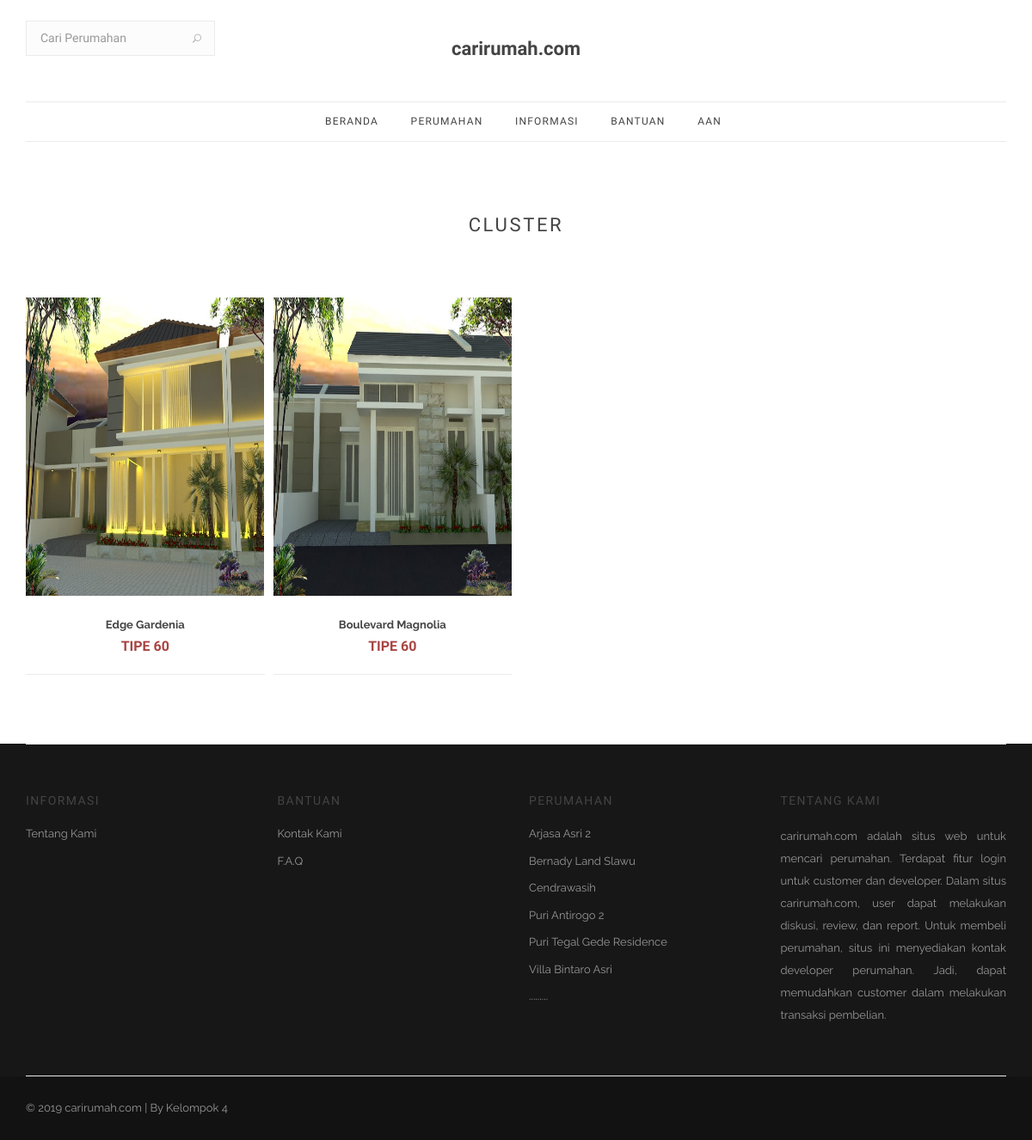
Screenshot of /home/index_customer.php?p=dashboard/dashboard_cus&KD_PERUM=5 (signed in) with the database file from the repository.
### tables this page shows
CREATE TABLE `cluster` (
  `KD_CLUSTER` int(11) NOT NULL,
  `KD_PERUM` int(11) NOT NULL,
  `NAMA_CLUSTER` varchar(200) DEFAULT NULL,
  `TIPE` int(11) DEFAULT NULL,
  `LUAS_TANAH` int(11) DEFAULT NULL,
  `STOK` int(11) DEFAULT NULL,
  `HARGA` bigint(20) DEFAULT NULL,
  `FASILITAS` varchar(200) DEFAULT NULL,
  `GAMBAR` varchar(200) DEFAULT NULL,
  `GAMBAR1` varchar(200) NOT NULL,
  `GAMBAR2` varchar(200) NOT NULL
);

CREATE TABLE `perum` (
  `KD_PERUM` int(11) NOT NULL,
  `KD_PT` int(11) NOT NULL,
  `NAMA_PERUM` varchar(200) DEFAULT NULL,
  `LOKASI` varchar(200) DEFAULT NULL,
  `GAMBAR_PERUM` varchar(200) DEFAULT NULL
);

### home/inc/navbar_customer.php (the view, shortened to what this page needs)
<header class="nav-type-1">
    <nav class="navbar navbar-static-top">
      <div class="navigation">
        <div class="container relative">
          <div class="row">
            <div class="header-wrap">
              <div class="header-wrap-holder">
                <div class="nav-search hidden-sm hidden-xs">
                  <form method="get" name="cari" action="index.php">
                    <input type="text" name="judul" class="form-control" placeholder="Cari Perumahan">
                    <button name="cari" type="submit" class="search-button">
                      <i class="icon icon_search"></i>
                    </button>
                  </form>
                </div>
                <div class="logo-container">
                  <div class="logo-wrap text-center">
                    <a href="index_customer.php">
                      <h4 class="logo"><b>carirumah.com</b><h4>
                    </a>
                  </div>
                </div>
                <div class="nav-cart-wrap hidden-sm hidden-xs">
                </div>
              </div>
            </div>
            <div class="nav-wrap">
              <div class="collapse navbar-collapse" id="navbar-collapse">
                <ul class="nav navbar-nav">
                  <li class="dropdown">
                    <a href="index_customer.php">Beranda</a>
                  </li>
                  <li class="dropdown">
                    <a href="#" class="dropdown-toggle" data-toggle="dropdown">Perumahan</a>
                  </li>
                  <li class="dropdown">
                    <a href="#">Informasi</a>
                  </li>
                  <li class="dropdown">
                    <a href="#">Bantuan</a>
                  </li>
            <li class="dropdown">
                <a><?php echo $_SESSION['USERNAME'];?></a>
              </li>
                </ul>
              </div>
            </div>
          </div>
        </div>
      </div>
    </nav>
  </header>

### home/pages/dashboard/dashboard_cus.php (shortened to what this page needs)
<?php
  if(!isset($_GET['cari'])){
    $KD_PERUM = $_GET['KD_PERUM'];
    $new = "SELECT perum.KD_PERUM, perum.NAMA_PERUM, perum.LOKASI, cluster.KD_CLUSTER, cluster.NAMA_CLUSTER, cluster.TIPE, cluster.STOK, cluster.HARGA, cluster.FASILITAS, cluster.GAMBAR
    FROM cluster
    INNER JOIN perum
    ON cluster.KD_PERUM=perum.KD_PERUM
    WHERE perum.KD_PERUM='$KD_PERUM'";
    $rsNew = mysqli_query($konek, $new);
?>
    <section class="section-wrap new-arrivals pb-40">
      <div class="container">
        <div class="row heading-row">
          <div class="col-md-12 text-center">
            <h2 class="heading uppercase"><small>CLUSTER</small></h2>
          </div>
        </div>
        <div class="row row-10">
          <?php while($row=mysqli_fetch_assoc($rsNew)){ ?>
            <div class="col-md-3 col-xs-12 animated-from-left">
              <div class="product-item">
                <div class="product-img">
                  <a href="#">
                    <img src="img/<?php echo $row['GAMBAR']; ?>" alt="" style="height:347px; width:277px;">
                  </a>
                </div>
                <div class="product-details">
                  <h3>
                    <a class="product-title" href="?p=bukudetail/buku_detail_cus&KD_CLUSTER=<?php echo $row['KD_CLUSTER']; ?>"><b><?php echo substr($row['NAMA_CLUSTER'], 0, 35); if(strlen($row['NAMA_CLUSTER'])>35) echo  "..." ?></b></a>
                  </h3>
                  <span class="price">
                    <ins>
                      <span class="ammount text-danger">
                        <?php
                          $harga = number_format($row['TIPE']);
                          echo " TIPE ".$harga;
                        ?>
                      </span>
                    </ins>
                  </span>
                </div>
              </div>
            </div>
          <?php } ?>
        </div>
      </div>
    </section>
  <?php } ?>

### home/inc/footer.php (shortened to what this page needs)
<?php
  $katfoot="SELECT * FROM perum ORDER BY NAMA_PERUM LIMIT 6";
  $rsKatFoot=mysqli_query($konek, $katfoot);
?>
    <footer class="footer footer-type-1 bg-dark">
      <div class="container">
        <div class="footer-widgets top-bottom-dividers pb-mdm-20">
          <div class="row">
            <div class="col-md-3 col-sm-4 col-xs-4 col-xxs-12">
              <div class="widget footer-links">
                <h5 class="widget-title uppercase">Informasi</h5>
                <ul class="list-no-dividers">
                  <li><a href="?p=about">Tentang Kami</a></li>
                </ul>
              </div>
            </div>
            <div class="col-md-3 col-sm-4 col-xs-4 col-xxs-12">
              <div class="widget footer-links">
                <h5 class="widget-title uppercase">Bantuan</h5>
                <ul class="list-no-dividers">
                  <li><a href="?p=contact">Kontak Kami</a></li>
                  <li><a href="?p=faq">F.A.Q</a></li>
                </ul>
              </div>
            </div>
            <div class="col-md-3 col-sm-4 col-xs-4 col-xxs-12">
              <div class="widget footer-links">
                <h5 class="widget-title uppercase">Perumahan</h5>
                <ul class="list-no-dividers">
                  <?php while($row=mysqli_fetch_assoc($rsKatFoot)){ ?>
                    <li><a href="?p=buku&KD_PERUM=<?php echo $row['KD_PERUM']; ?>&halaman=1"><?php echo $row['NAMA_PERUM']; ?></a></li>
                  <?php } ?>
                  <li>.........</li>
                </ul>
              </div>
            </div>
            <div align="justify" class="col-md-3 col-sm-6 col-xs-12">
              <div class="widget">
                <h5 class="widget-title uppercase">tentang kami</h5>
                <p class="mb-0">
                carirumah.com adalah situs web untuk mencari perumahan. Terdapat fitur login untuk customer dan developer. Dalam situs carirumah.com, user dapat melakukan diskusi, review, dan report. Untuk membeli perumahan, situs ini menyediakan kontak developer perumahan. Jadi, dapat memudahkan customer dalam melakukan transaksi pembelian.
                </p>
              </div>
            </div>
          </div>
        </div>
      </div>
      <div class="bottom-footer bg-dark">
        <div class="container">
          <div class="row">
            <div class="col-sm-4 copyright sm-text-center">
              <span>
                &copy; 2019 carirumah.com | By Kelompok 4
              </span>
            </div>
            <div class="col-sm-4 text-center">
            </div>
          </div>
        </div>
      </div>
    </footer>

### rows the page displays
cluster: GAMBAR (picture), NAMA_CLUSTER "Edge Gardenia", TIPE "60"
cluster: GAMBAR (picture), NAMA_CLUSTER "Boulevard Magnolia", TIPE "60"
perum: NAMA_PERUM "Arjasa Asri 2"
perum: NAMA_PERUM "Bernady Land Slawu"
perum: NAMA_PERUM "Cendrawasih"
perum: NAMA_PERUM "Puri Antirogo 2"
perum: NAMA_PERUM "Puri Tegal Gede Residence"
perum: NAMA_PERUM "Villa Bintaro Asri"

### other values shown
$_SESSION['USERNAME'] "AAN"
